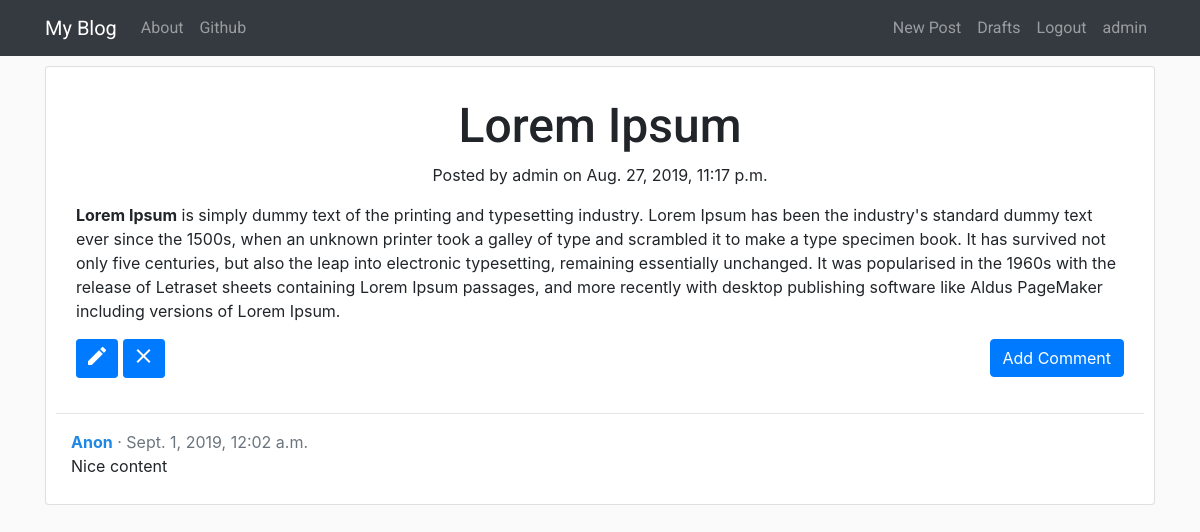
Screenshot of /post/3/ (signed in) with the database file from the repository.
### blog/models.py (models this page shows, shortened)
class Post(models.Model):
    author = models.ForeignKey(User, on_delete = models.CASCADE)
    title = models.CharField(max_length = 200)
    text = models.TextField()
    create_date = models.DateTimeField(default = timezone.now)
    published_date = models.DateTimeField(blank = True, null = True)

class Comment(models.Model):
    post = models.ForeignKey('blog.Post', related_name = 'comments', on_delete = models.CASCADE)
    author = models.CharField(max_length = 200)
    text = models.TextField()
    create_date = models.DateTimeField(default = timezone.now)
    approved_comment = models.BooleanField(default = False)

### blog/views.py (the view)
# urls.py: path('post/<int:pk>/', views.PostDetailView.as_view(), name = 'post_detail'),
class PostDetailView(DetailView):
    model = Post

### blog/templates/blog/post_detail.html (shortened to what this page needs)
{% extends 'blog/base.html' %}
{% block content %}
<div class="card card-post-detail">
    <div class="card-body">
        <h1 class="posttitle loader">{{ post.title }}</h1>
        <div class="date postdate">
            {% if post.published_date %}
                Posted by {{ post.author }} on {{ post.published_date }}
            {% else %}
                <a class="btn btn-warning" href="{% url 'post_publish' pk=post.pk %}">Publish</a>
            {% endif %}
        </div>
        <p class="card-text postcontent">{{ post.text|safe|linebreaksbr }}</p>
        {% if user.is_authenticated %}
        <div class="edit-delete-container">
            <a class="btn btn-primary btn-sm" href="{% url 'post_edit' pk=post.pk %}">
                <i class="material-icons">
                </i>
            </a>
            <a class="btn btn-primary btn-sm" href="{% url 'post_remove' pk=post.pk %}">
                <i class="material-icons">
                </i>
            </a>
        </div>
        {% endif %}
        <div class="text-right">
            <a class="btn btn-primary btn-comment" href="{% url 'add_comment_to_post' pk=post.pk %}">Add Comment</a>
        </div>
    </div>
    <hr>
    <div class="container">
        {% for comment in post.comments.all %}
            {% if user.is_authenticated or comment.approved_comment %}
                <div class="comment-detail">
                    <span class="commented-by font-weight-bold">{{ comment.author }}</span><span class="text-muted"> · {{ comment.create_date }}</span>
                    <p>{{ comment.text|safe }}</p>
                </div>
            {% endif %}
            {% empty %}
            <p>No Comments</p>
        {% endfor %}
    </div>
    {% endblock %}

### blog/templates/blog/base.html (shortened to what this page needs)
<!DOCTYPE html>
{% load staticfiles %}
<html lang="en">
<head>
    <link rel="stylesheet" href="https://stackpath.bootstrapcdn.com/bootstrap/4.3.1/css/bootstrap.min.css">
    <link href="https://cdnjs.cloudflare.com/ajax/libs/summernote/0.8.12/summernote-bs4.css" rel="stylesheet">
    <link rel="stylesheet" href="{% static 'css/blog.css' %}">
</head>
<body>
    <nav class="navbar navbar-expand-lg navbar-dark bg-dark techfont">
        <div class="container">
            <a class="navbar-brand" href="{% url 'post_list' %}">My Blog</a>
            <div class="collapse navbar-collapse" id="navbarNav">
                <ul class="navbar-nav">
                    <li class="nav-item">
                        <a class="nav-link" href="{% url 'about' %}">About</a>
                    </li>
                    <li class="nav-item">
                        <a class="nav-link" href="https://github.com/kennethalberto/blog-project">Github</a>
                    </li>
                </ul>
                <div class="navbar-collapse collapse w-100 order-3 dual-collapse2">
                    <ul class="navbar-nav ml-auto">
                        {% if user.is_authenticated %}
                            <li class="nav-item">
                                <a class="nav-link" href="{% url 'post_new' %}">New Post</a>
                            </li>
                            <li class="nav-item">
                                <a class="nav-link" href="{% url 'post_draft_list' %}">Drafts</a>
                            </li>
                            <li class="nav-item">
                                <a class="nav-link" href="{% url 'logout' %}">Logout</a>
                            </li>
                            <li class="nav-item">
                                <a class="nav-link">{{ user.username }}</a>
                            </li>
                        {% endif %}
                    </ul>
                </div>
            </div>
        </div>
    </nav>
    <div class="content container">
        <div class="row">
            <div class="col-md-12">
                <div class="blog_posts">
                    {% block content%}
                    {% endblock %}
                </div>
            </div>
        </div>
    </div>
</body>
</html>

### blog/static/css/blog.css (style rules this page uses)
body { background: #FAFAFA; }
.techfont { font-family: 'Roboto', sans-serif; margin-bottom: 10px; }
.postdate { text-align: center; }
.posttitle { font-family: 'Roboto', sans-serif; font-size: 3em; text-align: center; }
.postcontent { font-family: 'Roboto', sans-serif; font-size: 1.5em; }
.card-post-detail { padding: 10px; }
.edit-delete-container { position: absolute; }
.btn-comment { position: relative; right: 0; }
.commented-by { color: #1E88E5; }

### rows the page displays
Post: title "Lorem Ipsum", author "admin", published_date "Aug. 27, 2019, 11:17 p.m.", text "Lorem Ipsum is simply dummy text of the printing and typesetting industry. Lorem Ipsum has been the industry's standard dummy text ever since the 1500s, when an unknown printer took a galley of type and scrambled it to make a type specimen book. It has survived not only five centuries, but also the leap into electronic typesetting, remaining essentially unchanged. It was popularised in the 1960s with the release of Letraset sheets containing Lorem Ipsum passages, and more recently with desktop publishing software like Aldus PageMaker including versions of Lorem Ipsum."
Comment: author "Anon", create_date "Sept. 1, 2019, 12:02 a.m.", text "Nice content"

### other values shown
{{ user.username }} "admin"
